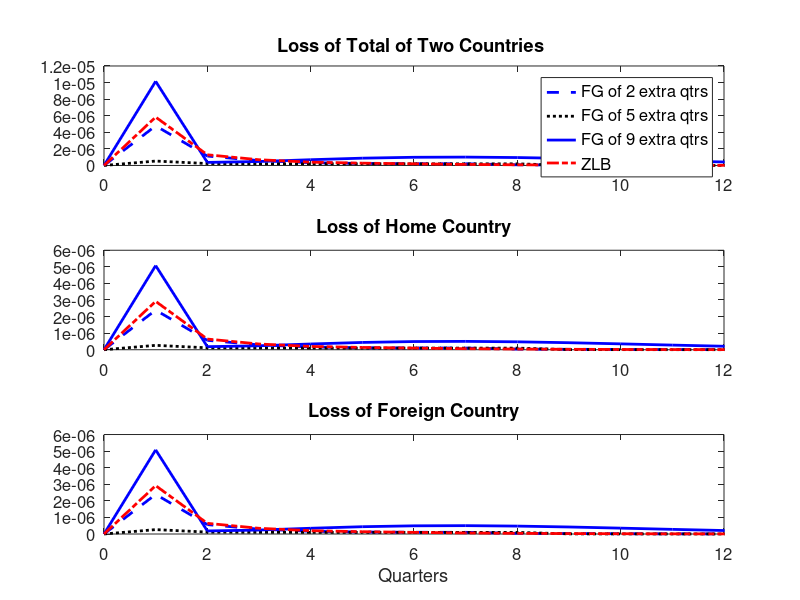

MATLAB code to generate this figure:
%%  Calculation Walfare 
load('./cal_results/loss_zlb.mat');
load('./cal_results/loss_FG_2.mat');
load('./cal_results/loss_FG_5.mat');
load('./cal_results/loss_FG_9.mat');
% load('./cal_results/loss_Disc.mat');

% sum_loss_zlb =sum(loss_zlb)
% sum_loss_FG_2=sum(loss_FG_2)-sum_loss_zlb
% sum_loss_FG_2=sum(loss_FG_2)-sum_loss_zlb
% sum_loss_FG_5=sum(loss_FG_5)-sum_loss_zlb

h_loss= figure('Name','Loss Function ','File','loss_ts_FG_FG');
subplot(3,1,1)
ti = linspace(0,22,23);
   plot(ti ,loss_FG_2,  'b--','LineWidth',2) ;
hold on
   plot(ti ,loss_FG_5,  'k:','LineWidth',2) ;
   plot(ti ,loss_FG_9,  'b-','LineWidth',2) ;
    plot(ti ,loss_zlb, 'r-.', 'LineWidth',2) ;
%     plot(ti ,loss_Disc, 'b:', 'LineWidth',2) ;
hold off
 title('Loss of Total of Two Countries ', 'FontSize',14)
% xlabel('Time', 'FontSize',14)
  set(gca,'Fontsize',12)
  xlim([0 12])
 legend({'FG of 2 extra qtrs','FG of 5 extra qtrs','FG of 9 extra qtrs','ZLB'}, 'FontSize',12,'Location','best')

%%
% sum_loss_zlb_h=sum(loss_zlb_h);
% sum_loss_FG_2_h=sum(loss_FG_2_h)-sum_loss_zlb_h
% sum_loss_FG_2_h=sum(loss_FG_2_h)-sum_loss_zlb_h
% sum_loss_FG_5_h=sum(loss_FG_5_h)-sum_loss_zlb_h

subplot(3,1,2)
% ti = linspace(0,12,13);
%figure('Name','Loss Function of Forward Guidance')
   plot(ti ,loss_FG_2_h,  'b--','LineWidth',2) ;
hold on
   plot(ti ,loss_FG_5_h,  'k:','LineWidth',2) ;
   plot(ti ,loss_FG_9_h,  'b-','LineWidth',2) ;
   plot(ti ,loss_zlb_h, 'r-.', 'LineWidth',2) ;
%    plot(ti ,loss_Disc_h, 'b:.', 'LineWidth',2) ;
hold off
 title('Loss of Home Country', 'FontSize',14)
% xlabel('Time', 'FontSize',14)
%  ylim([-1.4e-6 0.1e-6])
  set(gca,'Fontsize',12)
  xlim([0 12])
% legend({'FG 1Q Extra', 'FG 2Q Extra',  'FG 3Q Extra','ZLB'}, 'FontSize',14)
 
 %%
% sum_loss_zlb_f=sum(loss_zlb_f) 
% sum_loss_FG_2_f=sum(loss_FG_2_f) - sum_loss_zlb_f
% sum_loss_FG_5_f=sum(loss_FG_2_f) - sum_loss_zlb_f
% sum_loss_FG_5_f=sum(loss_FG_5_f) - sum_loss_zlb_f

subplot(3,1,3)
% ti = linspace(0,12,13);
%figure('Name','Loss Function of Forward Guidance')
   plot(ti ,loss_FG_2_f,  'b--','LineWidth',2) ;
hold on
   plot(ti ,loss_FG_5_f,  'k:','LineWidth',2) ;
   plot(ti ,loss_FG_9_f,  'b-','LineWidth',2) ;
   plot(ti ,loss_zlb_f, 'r-.', 'LineWidth',2) ;
%    plot(ti ,loss_Disc_f, 'b:.', 'LineWidth',2) ;
hold off
 title('Loss of Foreign Country', 'FontSize',14)
xlabel('Quarters', 'FontSize',14)
  set(gca,'Fontsize',12)
  xlim([0 12])
  
 %legend({'FG 1Q Extra', 'FG 2Q Extra',  'FG 3Q Extra','ZLB'}, 'FontSize',14,'Location','best')
 
 savefig(h_loss, './Output/loss_ts.fig')
